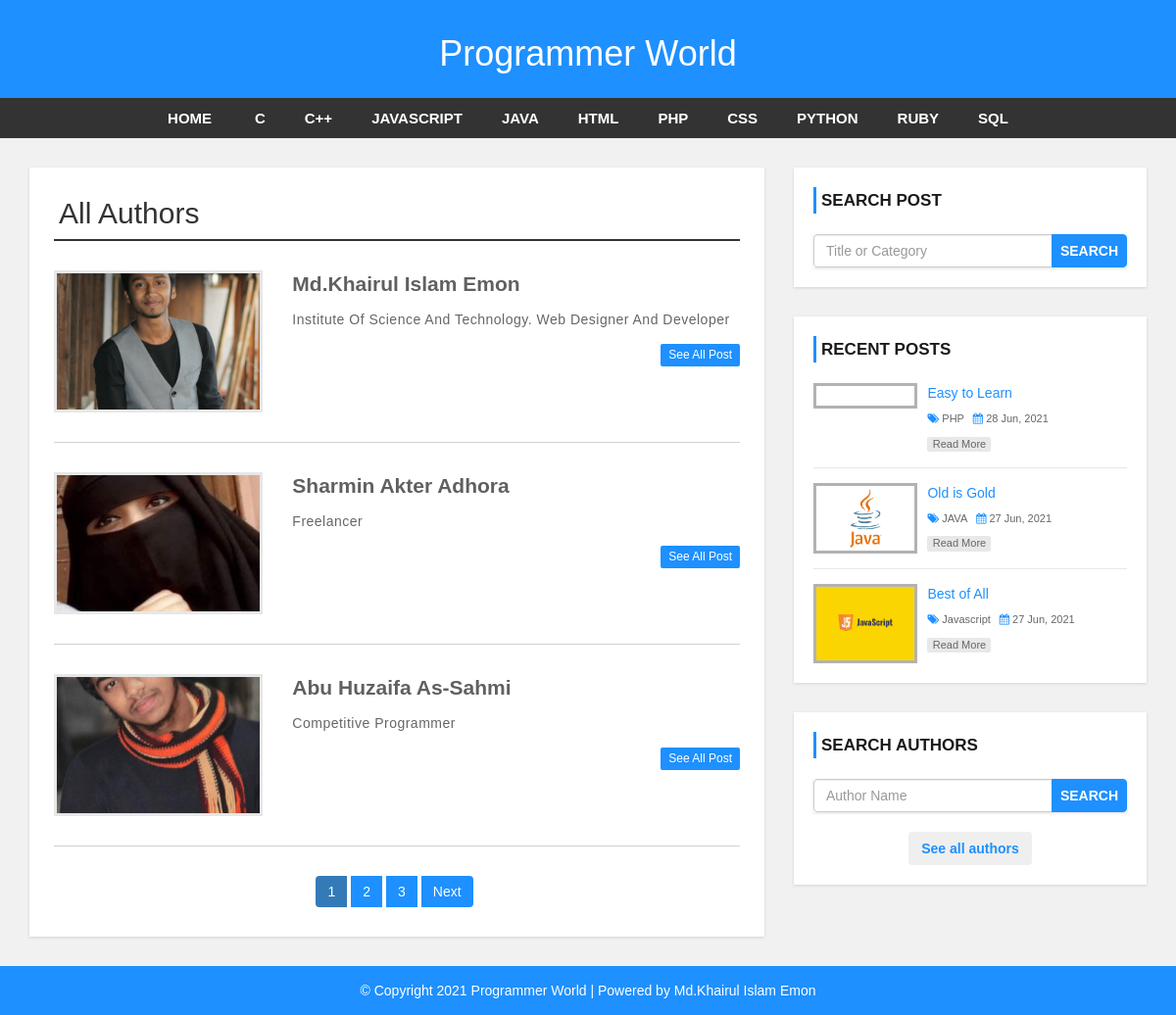
Page /author-search.php on the committed database.
### tables this page shows
CREATE TABLE `settings` (
  `websitename` varchar(60) NOT NULL,
  `logo` varchar(50) NOT NULL,
  `footerdesc` varchar(255) NOT NULL
);

CREATE TABLE `category` (
  `category_id` int(11) NOT NULL,
  `category_name` varchar(100) NOT NULL,
  `post` int(11) NOT NULL DEFAULT 0
);

CREATE TABLE `user` (
  `user_id` int(11) NOT NULL,
  `first_name` varchar(30) NOT NULL,
  `last_name` varchar(30) NOT NULL,
  `username` varchar(30) DEFAULT NULL,
  `password` varchar(40) DEFAULT NULL,
  `role` int(11) NOT NULL,
  `user_description` varchar(1000) DEFAULT NULL,
  `user_img` varchar(255) DEFAULT NULL
);

CREATE TABLE `post` (
  `post_id` int(11) NOT NULL,
  `title` varchar(100) NOT NULL,
  `description` text NOT NULL,
  `category` varchar(100) NOT NULL,
  `post_date` varchar(50) NOT NULL,
  `author` int(11) NOT NULL,
  `post_img` varchar(100) NOT NULL
);

### config.php (called while the page is built, shortened)
<?php
    $hostname = "http://localhost/programmer-world";
?>

### author-search.php (the view, shortened to what this page needs)
<?php include 'header.php'; ?>
<div id="main-content">
    <div class="container">
        <div class="row">
            <div class="col-md-8">
                <div class="post-container">
                    <?php
                    include "config.php";
                    if (isset($_GET['author-search'])) {
                        $search_term = mysqli_real_escape_string($conn, $_GET['author-search']);
                        echo "<h2 class='page-heading'>Search : {$search_term}</h2>";
                    } else {
                        $search_term = null;
                        echo "<h2 class='page-heading'>All Authors</h2>";
                    }
                    $limit = 3;
                    if (isset($_GET['page'])) {
                        $page = $_GET['page'];
                    } else {
                        $page = 1;
                    }
                    $offset = ($page - 1) * $limit;
                    $sql = "SELECT * FROM user
                            WHERE first_name LIKE '%{$search_term}%' OR last_name LIKE '%{$search_term}%' OR username LIKE '%{$search_term}%'
                            LIMIT {$offset},{$limit}";
                    $result = mysqli_query($conn, $sql) or die("Query Failed!!!");
                    if (mysqli_num_rows($result) > 0) {
                        while ($row = mysqli_fetch_assoc($result)) {
                    ?>
                            <div class="post-content">
                                <div class="row">
                                    <div class="col-md-4">
                                        <a class="post-img" href=""><img style="height: 100%; width: 100%; object-fit:cover;" src="admin/author-images/<?php echo $row['user_img']; ?>" alt="" /></a>
                                    </div>
                                    <div class="col-md-8">
                                        <div class="inner-content clearfix">
                                            <div class="post-information">
                                                <span>
                                                    <h3><?php echo $row['first_name'] . " " . $row['last_name']; ?></h3>
                                                </span>
                                                <br>
                                                <span>
                                                    <p><?php echo $row['user_description']; ?></p>
                                                </span>
                                            </div>
                                            <a class='read-more pull-right' href='author.php?a_id=<?php echo $row['user_id']; ?>'>See all post</a>
                                        </div>
                                    </div>
                                </div>
                            </div>
                    <?php
                        }
                    } else {
                        echo "<h2>NO RECORD FOUND</h2>";
                    }
                    $sql1 = "SELECT * FROM user
                            WHERE first_name LIKE '%{$search_term}%' OR last_name LIKE '%{$search_term}%' OR username LIKE '%{$search_term}%'";
                    $result1 = mysqli_query($conn, $sql1) or die("Query Failed!!!");
                    if (mysqli_num_rows($result1) > 0) {
                        $total_records = mysqli_num_rows($result1);
                        $total_page = ceil($total_records / $limit);
                        echo '<ul class="pagination admin-pagination">';
                        for ($i = 1; $i <= $total_page; $i++) {
                            if ($i == $page) {
                                $active = 'active';
                            } else {
                                $active = '';
                            }
                            echo '<li class="' . $active . '"><a href="author-search.php?page=' . $i . '">' . $i . '</a></li>';
                        }
                        if ($total_page > $page) {
                            echo '<li><a href="author-search.php?page=' . ($page + 1) . '">Next</a></li>';
                        }
                        echo '</ul>';
                    }
                    ?>
                </div>
            </div>
            <?php include 'sidebar.php'; ?>
        </div>
    </div>
</div>
<?php include 'footer.php'; ?>

### header.php (shortened to what this page needs)
<?php
include 'config.php';
?>
<!DOCTYPE html>
<html lang="en">
<head>
    <link rel="stylesheet" href="css/bootstrap.min.css" />
    <link rel="stylesheet" href="css/font-awesome.css">
    <link rel="stylesheet" href="css/style.css">
</head>
<body>
    <div id="header">
        <div class="container">
            <div class="row">
                <div class=" col-md-offset-4 col-md-4">
                    <?php
                    include 'config.php';
                    $sql = "SELECT * FROM settings";
                    $result = mysqli_query($conn, $sql) or die("Query Failed!!!");
                    if (mysqli_num_rows($result) > 0) {
                        while ($row = mysqli_fetch_assoc($result)) {
                                if(true){
                                echo '<a style="color:white;" href="index.php"><h1>' . $row['websitename'] . '</h1></a>';
                            } else {
                                echo '<a href="index.php" id="logo"><img src="admin/images/' . $row['logo'] . '"></a>';
                            }
                        }
                    }
                    ?>
                </div>
            </div>
        </div>
    </div>
    <div id="menu-bar">
        <div class="container">
            <div class="row">
                <div class="col-md-12">
                    <?php
                    include "config.php";
                    $sql = "SELECT * FROM category WHERE post > 0";
                    $result = mysqli_query($conn, $sql) or die("Query Failed!!!");
                    if (mysqli_num_rows($result) > 0) {
                        $active = '';
                    ?>
                        <ul class='menu'>
                            <li><a href='<?php echo $hostname; ?>'>Home</a></li>
                            <?php while ($row = mysqli_fetch_assoc($result)) {
                                echo "<li><a class='{$active}' href='category.php?cat_id={$row['category_id']}'>{$row['category_name']}</a></li>";
                            } ?>
                        </ul>
                    <?php } ?>
                </div>
            </div>
        </div>
    </div>

### sidebar.php (shortened to what this page needs)
<div id="sidebar" class="col-md-4">
    <div class="search-box-container">
        <h4>Search Post</h4>
        <form class="search-post" action="search.php" method="GET">
            <div class="input-group">
                <input type="text" name="search" class="form-control" placeholder="Title or Category" required>
                <span class="input-group-btn">
                    <button type="submit" class="btn btn-danger">Search</button>
                </span>
            </div>
        </form>
    </div>
    <div class="recent-post-container" style="margin-bottom: 30px;">
        <h4>Recent Posts</h4>
        <?php
        include "config.php";
        $limit = 3;
        $sql = "SELECT * FROM post
            LEFT JOIN category ON post.category = category.category_id
            ORDER BY post_date DESC LIMIT {$limit}";
        $result = mysqli_query($conn, $sql) or die("Query Failed!!!");
        if (mysqli_num_rows($result) > 0) {
            while ($row = mysqli_fetch_assoc($result)) {
        ?>
                <div class="recent-post">
                    <a class="post-img" href="single.php?cat_id=<?php echo $row['category']; ?>&id=<?php echo $row['post_id']; ?>"><img src="admin/upload/<?php echo $row['post_img']; ?>" alt="" /></a>
                    <div class="post-content">
                        <h5><a href="single.php?cat_id=<?php echo $row['category']; ?>&id=<?php echo $row['post_id']; ?>"><?php echo $row['title']; ?></a></h5>
                        <span>
                            <i class="fa fa-tags" aria-hidden="true"></i>
                            <a href='category.php?cat_id=<?php echo $row['category']; ?>'><?php echo $row['category_name']; ?></a>
                        </span>
                        <span>
                            <i class="fa fa-calendar" aria-hidden="true"></i>
                            <?php echo $row['post_date']; ?>
                        </span>
                        <a class="read-more" href='single.php?cat_id=<?php echo $row['category']; ?>&id=<?php echo $row['post_id']; ?>'>read more</a>
                    </div>
                </div>
        <?php
            }
        }
        ?>
    </div>
    <div class="search-box-container">
        <h4>Search Authors</h4>
        <form class="search-post" action="author-search.php" method="GET">
            <div class="input-group">
                <input type="text" name="author-search" class="form-control" placeholder="Author Name" required>
                <span class="input-group-btn">
                    <button type="submit" class="btn btn-danger">Search</button>
                </span>
            </div>
        </form>
        <a href="author-search.php"><button style="display: block;margin-left: auto;margin-right: auto; margin-top:20px; color:#1e90ff" class="btn "><b>See all authors</b></button></a>
    </div>
</div>

### footer.php
<div id="footer">
    <div class="container">
        <div class="row">
            <div class="col-md-12">
                <?php
                include 'config.php';
                $sql = "SELECT * FROM settings";
                $result = mysqli_query($conn, $sql) or die("Query Failed!!!");
                if (mysqli_num_rows($result) > 0) {
                    while ($row = mysqli_fetch_assoc($result)) {
                ?>
                        <span><?php echo $row['footerdesc']?></span>
                <?php
                    }
                }
                 ?>
            </div>
        </div>
    </div>
</div>
</body>
</html>

### css/style.css (style rules this page uses)
body { background: #f1f1f1; font-family: sans-serif, arial, Helvetica; }
a, a:hover, a:focus { text-decoration: none; outline: none; }
ul { margin: 0; padding: 0; list-style: none; }
h2.page-heading { margin: 5px 0 30px; padding: 0 5px 10px; border-bottom: 2px solid #333; }
form { background: #fff; padding: 25px; box-shadow: 0 1px 3px rgba(0, 0, 0, 0.13); }
#header { background: #1e90ff; text-align: center; padding: 15px; }
#menu-bar { background: #333; text-align: center; }
#menu-bar .menu>li { display: inline-block; }
.menu>li>a { padding: 10px 20px; display: block; text-transform: uppercase; color: #fff; font-size: 15px; font-weight: 600; transition: all 0.5s ease 0s; }
#main-content { padding: 30px 0; min-height: 750px; }
#main-content .post-container { background-color: #fff; padding: 25px; box-shadow: 0 1px 3px rgba(0, 0, 0, 0.13); }
#main-content .post-content { border-bottom: 1px solid #d1d1d1; padding: 0 0 30px; margin-bottom: 30px; }
#main-content .post-content img { width: 100%; }
#main-content .post-content .post-img { border: 3px solid #e7e7e7; display: block; height: 145px; overflow: hidden; transition: border .3s; }
#main-content .post-content h3 { font-size: 21px; line-height: 28px; font-weight: 600; margin: 0 0 7px; }
#main-content .post-content .post-information span { color: #606060; font-size: 12px; text-transform: capitalize; margin: 0 5px 5px 0; display: inline-block; }
#main-content .post-content p, #main-content .single-post p { color: #666; font-size: 14px; letter-spacing: 0.5px; margin: 0 0 10px; }
#main-content .post-content a.read-more { color: #fff; background-color: #1E90FF; font-size: 12px; text-transform: capitalize; padding: 3px 8px; border-radius: 2px; transition: all 0.3s; }
.pagination { display: block; text-align: center; margin: 0; }
.pagination li { display: inline-block; margin: 0 5px 0 0; }
.pagination li a { border: none; background: #1e90ff; color: #fff; }
i.fa { color: #222; }
#sidebar h4 { color: #1A1A1A; font-size: 17px; line-height: 27px; font-weight: 600; text-transform: uppercase; padding: 0 0 0 5px; margin: 0 0 21px; border-left: 3px solid #1e90ff; }
#sidebar .search-box-container, #sidebar .authors-list-container { background-color: #fff; padding: 20px; margin: 0 0 30px; box-shadow: 0 1px 3px rgba(0, 0, 0, 0.13); }
#sidebar .search-post { padding: 0; }
#sidebar .search-post input { color: #606060; }
#sidebar .search-post .btn { font-weight: 600; text-transform: uppercase; padding: 6px 8px; background-color: #1E90FF; border-color: #1E90FF; outline: none; }
#sidebar .recent-post-container { padding: 20px; background: #fff; box-shadow: 0 1px 3px rgba(0, 0, 0, 0.13); }
#sidebar .recent-post { border-bottom: 1px solid #e7e7e7; padding: 0 0 15px; margin: 0 0 15px; }
#sidebar .recent-post:last-child { margin: 0; padding: 0; border: none; }
#sidebar .recent-post .post-img { display: inline-block; width: 33%; border: 3px solid rgba(0, 0, 0, 0.3); vertical-align: top; transition: border .3s; }
#sidebar .recent-post .post-img img { width: 100%; }
#sidebar .recent-post .post-content { width: 65%; display: inline-block; border: none; padding: 0 0 0 7px; margin: 0; }
#sidebar .recent-post h5 { font-size: 14px; line-height: 20px; margin: 0 0 5px; }
#sidebar .recent-post h5 a { color: #1E90FF; }
#sidebar .recent-post span { color: #666; font-size: 11px; display: inline-block; margin: 0 5px 10px 0; }
#sidebar .recent-post span a { color: #666; }
#sidebar .recent-post span i { color: #1E90FF; }
#sidebar .recent-post a.read-more { color: #666; background-color: rgba(0, 0, 0, 0.09); width: 65px; font-size: 11px; text-align: center; padding: 0; display: block; transition: all 0.3s; }
#footer { color: #fff; padding: 15px 0; text-align: center; background-color: #1e90ff; }
#footer a { color: #fff; }

### rows in the picture
settings: websitename "Programmer World", footerdesc "© Copyright 2021 Programmer World | Powered by Md.Khairul Islam Emon"
category: category_name "C"
category: category_name "C++"
category: category_name "JAVASCRIPT"
category: category_name "JAVA"
category: category_name "HTML"
category: category_name "PHP"
category: category_name "CSS"
category: category_name "PYTHON"
category: category_name "RUBY"
category: category_name "SQL"
user: user_img (picture), first_name "Md.khairul Islam", last_name "Emon", user_description "Institute Of Science And Technology. Web Designer And Developer"
user: user_img (picture), first_name "Sharmin Akter", last_name "Adhora", user_description "Freelancer"
user: user_img (picture), first_name "Abu Huzaifa", last_name "As-Sahmi", user_description "Competitive Programmer"
post: title "Easy to Learn", category.category_name "PHP", post_date "28 Jun, 2021"
post: post_img (picture), title "Old is Gold", category.category_name "JAVA", post_date "27 Jun, 2021"
post: post_img (picture), title "Best of All", category.category_name "Javascript", post_date "27 Jun, 2021"
